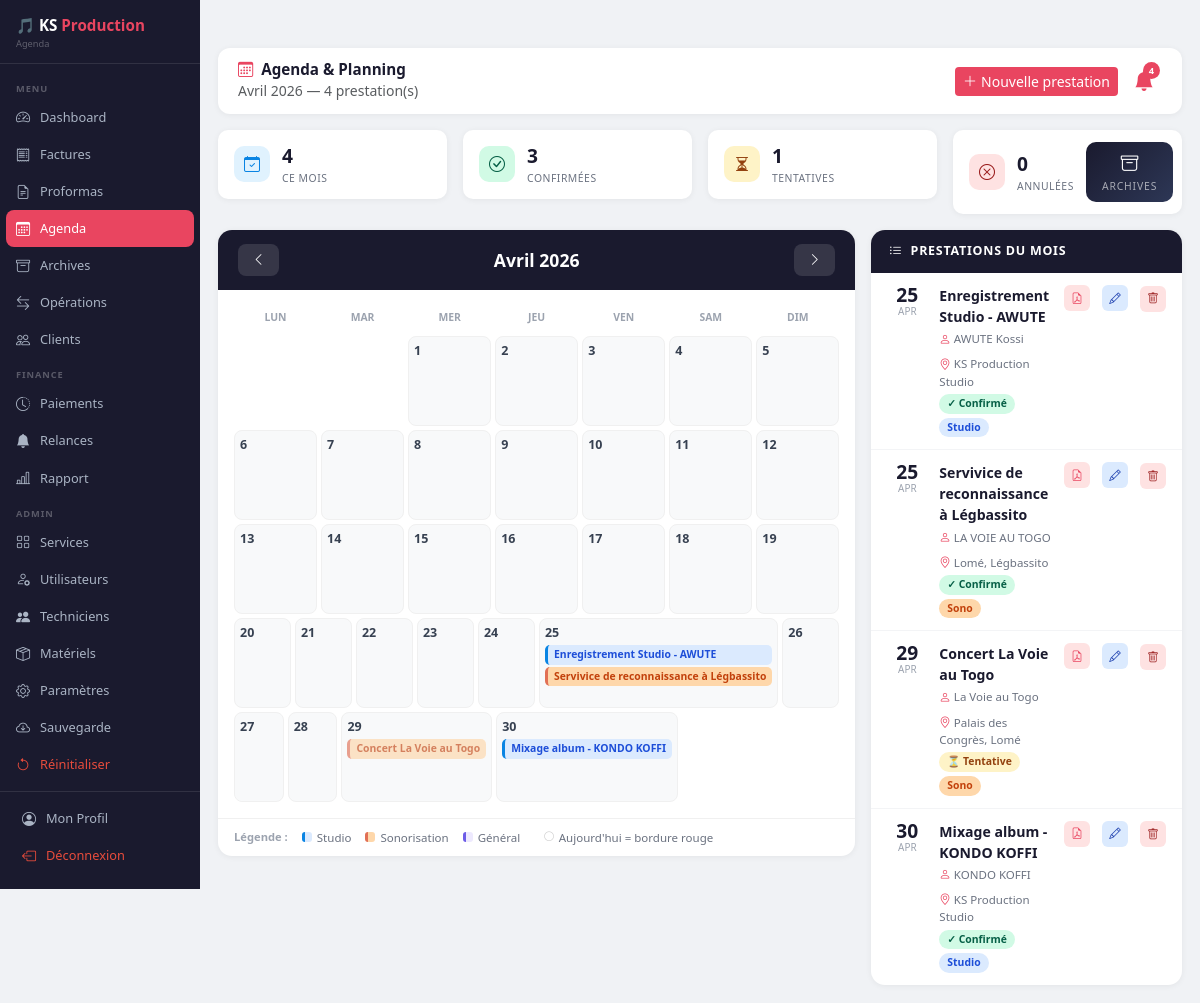
Before: /agenda?mois=4&annee=2026 (signed in) with the older database file.
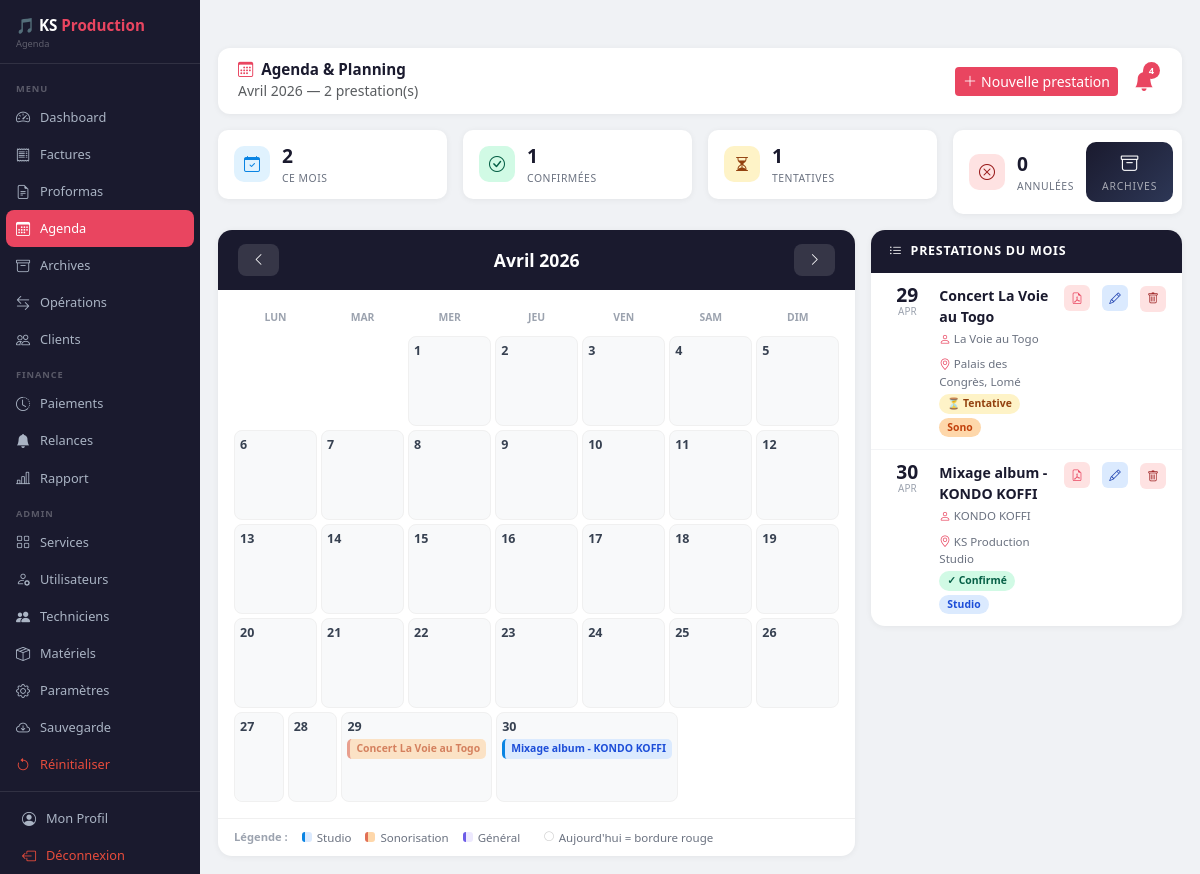
After: the same page with the newer database file.
### database.py (models this page shows)
class Evenement(db.Model):
    __tablename__ = 'evenement'
    id            = db.Column(db.Integer, primary_key=True)
    titre         = db.Column(db.String(200), nullable=False)
    date          = db.Column(db.Date, default=datetime.utcnow)
    heure_debut   = db.Column(db.String(10), nullable=True)
    heure_fin     = db.Column(db.String(10), nullable=True)
    nom_client    = db.Column(db.String(150), nullable=True)
    service       = db.Column(db.String(200), nullable=True)
    section       = db.Column(db.String(50),  nullable=True)
    lieu          = db.Column(db.String(200), nullable=True)
    notes         = db.Column(db.Text,        nullable=True)
    statut        = db.Column(db.String(30),  default='Confirmé')
    cree_par      = db.Column(db.String(80),  nullable=True)
    date_creation = db.Column(db.DateTime,    default=datetime.utcnow)
    facture_id    = db.Column(db.Integer, db.ForeignKey('factures.id'), nullable=True)
    facture       = db.relationship('Facture', foreign_keys=[facture_id], lazy=True)

### app.py (the view)
@app.route('/agenda')
def agenda():
    if 'username' not in session:
        return redirect(url_for('login'))
    mois  = int(request.args.get('mois',  datetime.now().month))
    annee = int(request.args.get('annee', datetime.now().year))
    if mois == 1:
        mois_prec, annee_prec = 12, annee - 1
    else:
        mois_prec, annee_prec = mois - 1, annee
    if mois == 12:
        mois_suiv, annee_suiv = 1, annee + 1
    else:
        mois_suiv, annee_suiv = mois + 1, annee
    from datetime import date as date_cls
    debut_mois = date_cls(annee, mois, 1)
    nb_jours   = calendar.monthrange(annee, mois)[1]
    fin_mois   = date_cls(annee, mois, nb_jours)
    evenements = Evenement.query.filter(
        Evenement.date >= debut_mois,
        Evenement.date <= fin_mois,
        Evenement.statut != 'Terminée'   # Les Terminées vont dans les Archives
    ).order_by(Evenement.date, Evenement.heure_debut).all()
    evts_par_jour = {}
    for ev in evenements:
        jour = ev.date.day
        if jour not in evts_par_jour:
            evts_par_jour[jour] = []
        evts_par_jour[jour].append(ev)
    cal = calendar.monthcalendar(annee, mois)
    nb_confirmes  = sum(1 for e in evenements if e.statut == 'Confirmé')
    nb_tentatives = sum(1 for e in evenements if e.statut == 'Tentative')
    nb_annules    = sum(1 for e in evenements if e.statut == 'Annulé')
    noms_mois = ['', 'Janvier', 'Février', 'Mars', 'Avril', 'Mai', 'Juin',
                 'Juillet', 'Août', 'Septembre', 'Octobre', 'Novembre', 'Décembre']
    return render_template('agenda.html',
        username      = session['username'],
        role          = session['role'],
        mois          = mois,
        annee         = annee,
        nom_mois      = noms_mois[mois],
        cal           = cal,
        evts_par_jour = evts_par_jour,
        evenements    = evenements,
        mois_prec     = mois_prec,
        annee_prec    = annee_prec,
        mois_suiv     = mois_suiv,
        annee_suiv    = annee_suiv,
        today_day     = datetime.now().day,
        today_month   = datetime.now().month,
        today_year    = datetime.now().year,
        clients       = Client.query.order_by(Client.nom).all(),
        services_list = Service.query.filter_by(actif=True).order_by(Service.section, Service.libelle).all(),
        nb_confirmes  = nb_confirmes,
        nb_tentatives = nb_tentatives,
        nb_annules    = nb_annules,
        nb_total      = len(evenements),
        factures_liables = Facture.query.order_by(Facture.date.desc()).all(),
    )

### templates/agenda.html (shortened to what the changed rows need)
<!DOCTYPE html>
<html lang="fr">
<head>
    <link href="https://cdn.jsdelivr.net/npm/bootstrap@5.3.0/dist/css/bootstrap.min.css" rel="stylesheet">
    <link href="https://cdn.jsdelivr.net/npm/bootstrap-icons@1.10.5/font/bootstrap-icons.css" rel="stylesheet">
</head>
<body>
<div class="main-content">
    <div class="topbar">
        <div>
            <h5><i class="bi bi-calendar3 me-2" style="color:var(--ks-accent);"></i>Agenda & Planning</h5>
            <small class="text-muted">{{ nom_mois }} {{ annee }} — {{ nb_total }} prestation(s)</small>
        </div>
    </div>
    <div class="row g-3 mb-3">
        <div class="col-md-3">
            <div class="stat-mini">
                <div><div class="num">{{ nb_total }}</div><div class="lbl">Ce mois</div></div>
            </div>
        </div>
        <div class="col-md-3">
            <div class="stat-mini">
                <div><div class="num">{{ nb_confirmes }}</div><div class="lbl">Confirmées</div></div>
            </div>
        </div>
    </div>
    <div class="row g-3">
        <div class="col-lg-8">
            <div class="cal-card">
                <div class="cal-grid">
                    <div class="cal-weeks">
                        {% for semaine in cal %}
                        <div class="cal-week">
                            {% for jour in semaine %}
                            {% if jour == 0 %}
                            <div class="cal-cell empty"></div>
                            {% else %}
                            <div class="cal-cell {% if jour == today_day and mois == today_month and annee == today_year %}today{% endif %}"
                                 onclick="ouvrirJour({{ jour }})">
                                <div class="cell-day">{{ jour }}</div>
                                {% if jour in evts_par_jour %}
                                    {% for ev in evts_par_jour[jour][:3] %}
                                    <span class="evt-chip evt-{{ ev.section|lower|replace(' ','') if ev.section else 'general' }} {% if ev.statut == 'Tentative' %}evt-tentative{% elif ev.statut == 'Annulé' %}evt-annule{% endif %}"
                                          onclick="event.stopPropagation(); voirDetail({{ ev.id }}, '{{ ev.titre|replace("'","\\'")|e }}', '{{ ev.date.strftime('%d/%m/%Y') }}', '{{ ev.heure_debut or '' }}', '{{ ev.heure_fin or '' }}', '{{ ev.nom_client or '' }}', '{{ ev.service or '' }}', '{{ ev.section or '' }}', '{{ ev.lieu or '' }}', '{{ ev.statut }}', '{{ ev.notes or '' }}', {{ ev.facture_id or 'null' }}, '{% if ev.facture_id and ev.facture %}{{ ev.facture.numero }}{% endif %}')">
                                        {% if ev.heure_debut %}{{ ev.heure_debut }} {% endif %}{{ ev.titre }}
                                    </span>
                                    {% endfor %}
                                {% endif %}
                            </div>
                            {% endif %}
                            {% endfor %}
                        </div>
                        {% endfor %}
                    </div>
                </div>
            </div>
        </div>
        <div class="col-lg-4">
            <div class="list-card">
                {% for ev in evenements %}
                <div class="evt-list-item"
                     onclick="voirDetail({{ ev.id }}, '{{ ev.titre|replace("'","\\'")|e }}', '{{ ev.date.strftime('%d/%m/%Y') }}', '{{ ev.heure_debut or '' }}', '{{ ev.heure_fin or '' }}', '{{ ev.nom_client or '' }}', '{{ ev.service or '' }}', '{{ ev.section or '' }}', '{{ ev.lieu or '' }}', '{{ ev.statut }}', '{{ ev.notes or '' }}', {{ ev.facture_id or 'null' }}, '{% if ev.facture_id and ev.facture %}{{ ev.facture.numero }}{% endif %}')">
                    <div class="evt-date-badge">
                        <div class="day">{{ ev.date.day }}</div>
                        <div class="mon">{{ ev.date.strftime('%b') }}</div>
                    </div>
                    <div class="evt-info">
                        <div class="evt-titre-list">{{ ev.titre }}</div>
                        <div class="evt-meta">
                            {% if ev.nom_client %}<span><i class="bi bi-person"></i> {{ ev.nom_client }}</span>{% endif %}
                            {% if ev.lieu %}<span><i class="bi bi-geo-alt"></i> {{ ev.lieu }}</span>{% endif %}
                        </div>
                        <div class="mt-1" style="display:flex; gap:4px; flex-wrap:wrap;">
                            {% if ev.statut == 'Confirmé' %}<span class="badge-statut-c">✓ Confirmé</span>
                            {% elif ev.statut == 'Tentative' %}<span class="badge-statut-t">⏳ Tentative</span>
                            {% elif ev.statut == 'Terminée' %}<span class="badge-statut-done">📦 Terminée</span>
                            {% else %}<span class="badge-statut-a">✗ Annulé</span>{% endif %}
                            {% if ev.section == 'Studio' %}<span class="badge-sec-s">Studio</span>
                            {% elif ev.section == 'Sonorisation' %}<span class="badge-sec-o">Sono</span>
                            {% elif ev.section %}<span class="badge-sec-g">{{ ev.section }}</span>{% endif %}
                        </div>
                    </div>
                    {% if role != 'Lecture seule' %}
                    <a onclick="ouvrirFichePDF({{ ev.id }})" href="#"
                       style="background:#fee2e2; border:none; color:#e94560; border-radius:6px; width:26px; height:26px; display:inline-flex; align-items:center; justify-content:center; text-decoration:none; font-size:.72rem;"
                       title="Fiche PDF">
                        <i class="bi bi-file-earmark-pdf"></i>
                    </a>
                    <button onclick="event.stopPropagation(); ouvrirModifierDirect('{{ ev.id }}', '{{ ev.titre|replace("'", "\'") }}', '{{ ev.date.strftime("%Y-%m-%d") }}', '{{ ev.heure_debut or "" }}', '{{ ev.heure_fin or "" }}', '{{ (ev.nom_client or "")|replace("'", "\'") }}', '{{ ev.section or "" }}', '{{ (ev.lieu or "")|replace("'", "\'") }}', '{{ ev.statut }}', '{{ (ev.notes or "")|replace("'", "\'") }}', {{ ev.facture_id or "null" }})"
                            style="background:#dbeafe; border:none; color:#1e40af; border-radius:6px; width:26px; height:26px; font-size:.72rem; cursor:pointer;"
                            title="Modifier">
                        <i class="bi bi-pencil"></i>
                    </button>
                    <form method="POST" action="/agenda/supprimer/{{ ev.id }}"
                          onsubmit="event.stopPropagation(); return confirm('Supprimer cet événement ?')">
                        <button type="submit" onclick="event.stopPropagation();"
                                style="background:#fee2e2; border:none; color:#991b1b; border-radius:6px; width:26px; height:26px; font-size:.72rem; cursor:pointer;">
                            <i class="bi bi-trash"></i>
                        </button>
                    </form>
                    {% endif %}
                </div>
                {% else %}
                <div style="text-align:center; padding:30px; color:#aaa;">
                    <i class="bi bi-calendar-x" style="font-size:2rem; display:block; margin-bottom:8px;"></i>
                    Aucune prestation ce mois
                </div>
                {% endfor %}
            </div>
        </div>
    </div>
</div>
</body>
</html>

Changed rows visible on the page:
no longer on this page (row edited): Evenement: titre "Enregistrement Studio - AWUTE", date.day "25", date "APR", nom_client "AWUTE Kossi", lieu "KS Production Studio", statut "✓ Confirmé", section "Studio", {{ ev.id }} 2 (drawn)
no longer on this page (row edited): Evenement: titre "Servivice de reconnaissance à Légbassito", date.day "25", date "APR", nom_client "LA VOIE AU TOGO", lieu "Lomé, Légbassito", statut "✓ Confirmé", section "Sono"
Other visible differences:
{{ nb_total }}: "4" → "2"
{{ nb_confirmes }}: "3" → "1"
